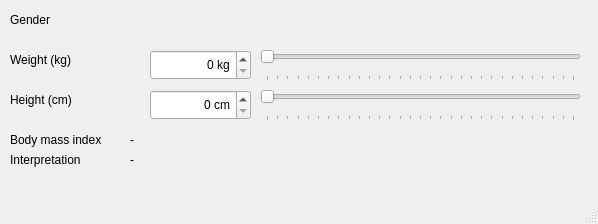
<?xml version="1.0" encoding="UTF-8"?>
<ui version="4.0">
 <class>MainWindow</class>
 <widget class="QMainWindow" name="MainWindow">
  <property name="geometry">
   <rect>
    <x>0</x>
    <y>0</y>
    <width>598</width>
    <height>224</height>
   </rect>
  </property>
  <property name="windowTitle">
   <string>Body Mass Index Calculator</string>
  </property>
  <widget class="QWidget" name="centralWidget">
   <widget class="QSlider" name="weight_slider">
    <property name="geometry">
     <rect>
      <x>260</x>
      <y>40</y>
      <width>321</width>
      <height>41</height>
     </rect>
    </property>
    <property name="maximum">
     <number>300</number>
    </property>
    <property name="orientation">
     <enum>Qt::Horizontal</enum>
    </property>
    <property name="tickPosition">
     <enum>QSlider::TicksBelow</enum>
    </property>
   </widget>
   <widget class="QSlider" name="height_slider">
    <property name="geometry">
     <rect>
      <x>260</x>
      <y>80</y>
      <width>321</width>
      <height>41</height>
     </rect>
    </property>
    <property name="maximum">
     <number>300</number>
    </property>
    <property name="tracking">
     <bool>true</bool>
    </property>
    <property name="orientation">
     <enum>Qt::Horizontal</enum>
    </property>
    <property name="tickPosition">
     <enum>QSlider::TicksBelow</enum>
    </property>
   </widget>
   <widget class="QLabel" name="gender_label_static">
    <property name="geometry">
     <rect>
      <x>10</x>
      <y>10</y>
      <width>62</width>
      <height>20</height>
     </rect>
    </property>
    <property name="text">
     <string>Gender</string>
    </property>
   </widget>
   <widget class="QLabel" name="gender_label">
    <property name="geometry">
     <rect>
      <x>90</x>
      <y>10</y>
      <width>62</width>
      <height>20</height>
     </rect>
    </property>
    <property name="text">
     <string/>
    </property>
   </widget>
   <widget class="QLabel" name="weight_label_static">
    <property name="geometry">
     <rect>
      <x>10</x>
      <y>50</y>
      <width>91</width>
      <height>20</height>
     </rect>
    </property>
    <property name="text">
     <string>Weight (kg)</string>
    </property>
   </widget>
   <widget class="QLabel" name="height_label_static">
    <property name="geometry">
     <rect>
      <x>10</x>
      <y>90</y>
      <width>81</width>
      <height>20</height>
     </rect>
    </property>
    <property name="text">
     <string>Height (cm)</string>
    </property>
   </widget>
   <widget class="QLabel" name="bmi_label_static">
    <property name="geometry">
     <rect>
      <x>10</x>
      <y>130</y>
      <width>121</width>
      <height>20</height>
     </rect>
    </property>
    <property name="text">
     <string>Body mass index</string>
    </property>
   </widget>
   <widget class="QLabel" name="interpretation_label_static">
    <property name="geometry">
     <rect>
      <x>10</x>
      <y>150</y>
      <width>101</width>
      <height>20</height>
     </rect>
    </property>
    <property name="text">
     <string>Interpretation</string>
    </property>
   </widget>
   <widget class="QSpinBox" name="weight_box">
    <property name="geometry">
     <rect>
      <x>150</x>
      <y>50</y>
      <width>101</width>
      <height>30</height>
     </rect>
    </property>
    <property name="layoutDirection">
     <enum>Qt::LeftToRight</enum>
    </property>
    <property name="alignment">
     <set>Qt::AlignRight|Qt::AlignTrailing|Qt::AlignVCenter</set>
    </property>
    <property name="suffix">
     <string> kg</string>
    </property>
    <property name="maximum">
     <number>300</number>
    </property>
   </widget>
   <widget class="QSpinBox" name="height_box">
    <property name="geometry">
     <rect>
      <x>150</x>
      <y>90</y>
      <width>101</width>
      <height>30</height>
     </rect>
    </property>
    <property name="alignment">
     <set>Qt::AlignRight|Qt::AlignTrailing|Qt::AlignVCenter</set>
    </property>
    <property name="suffix">
     <string> cm</string>
    </property>
    <property name="maximum">
     <number>300</number>
    </property>
   </widget>
   <widget class="QLabel" name="bmi_label">
    <property name="geometry">
     <rect>
      <x>130</x>
      <y>130</y>
      <width>131</width>
      <height>20</height>
     </rect>
    </property>
    <property name="text">
     <string>-</string>
    </property>
   </widget>
   <widget class="QLabel" name="interpretation_label">
    <property name="geometry">
     <rect>
      <x>130</x>
      <y>150</y>
      <width>131</width>
      <height>20</height>
     </rect>
    </property>
    <property name="text">
     <string>-</string>
    </property>
   </widget>
  </widget>
  <widget class="QMenuBar" name="menuBar">
   <property name="geometry">
    <rect>
     <x>0</x>
     <y>0</y>
     <width>598</width>
     <height>28</height>
    </rect>
   </property>
  </widget>
  <widget class="QStatusBar" name="statusBar"/>
 </widget>
 <layoutdefault spacing="6" margin="11"/>
 <resources/>
 <connections>
  <connection>
   <sender>weight_box</sender>
   <signal>valueChanged(int)</signal>
   <receiver>weight_slider</receiver>
   <slot>setValue(int)</slot>
   <hints>
    <hint type="sourcelabel">
     <x>200</x>
     <y>105</y>
    </hint>
    <hint type="destinationlabel">
     <x>430</x>
     <y>104</y>
    </hint>
   </hints>
  </connection>
  <connection>
   <sender>height_box</sender>
   <signal>valueChanged(int)</signal>
   <receiver>height_slider</receiver>
   <slot>setValue(int)</slot>
   <hints>
    <hint type="sourcelabel">
     <x>200</x>
     <y>155</y>
    </hint>
    <hint type="destinationlabel">
     <x>430</x>
     <y>154</y>
    </hint>
   </hints>
  </connection>
  <connection>
   <sender>weight_slider</sender>
   <signal>valueChanged(int)</signal>
   <receiver>weight_box</receiver>
   <slot>setValue(int)</slot>
   <hints>
    <hint type="sourcelabel">
     <x>430</x>
     <y>104</y>
    </hint>
    <hint type="destinationlabel">
     <x>200</x>
     <y>105</y>
    </hint>
   </hints>
  </connection>
  <connection>
   <sender>height_slider</sender>
   <signal>valueChanged(int)</signal>
   <receiver>height_box</receiver>
   <slot>setValue(int)</slot>
   <hints>
    <hint type="sourcelabel">
     <x>430</x>
     <y>154</y>
    </hint>
    <hint type="destinationlabel">
     <x>200</x>
     <y>155</y>
    </hint>
   </hints>
  </connection>
 </connections>
</ui>
